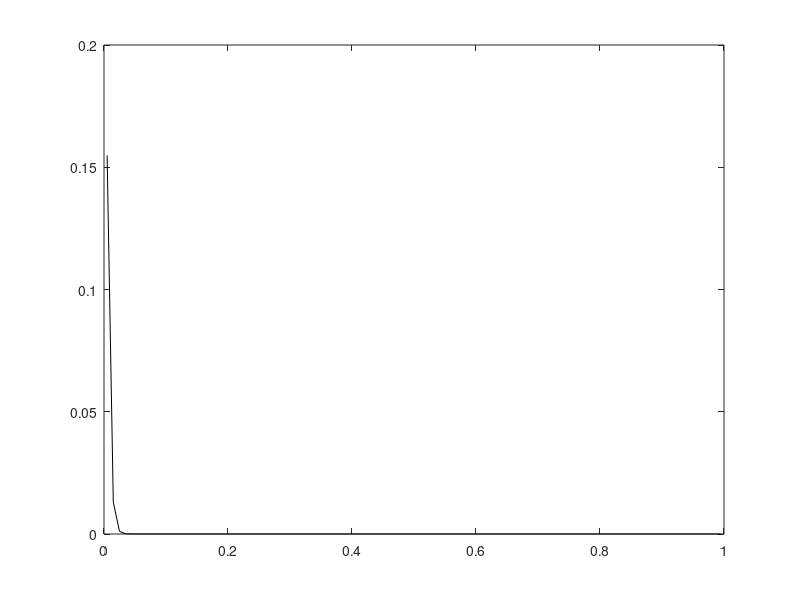

Recreate this plot in MATLAB. (Note: this script raises an error after producing the figure.)
% Avi Patel 
% 1D pressure
% 1/29/2024

L =1 ; % domain length
N = 100; % discretize the domain
dx = L/N;
x = dx/2:dx:L-dx/2;
dt = 10 ^ -5;
theta = 1; % explicit if 0, implicit if 1

% physical parameters 
% Mobilities an Transmissibility
lam = ones(N,1); % exp(10*x);
p0 = zeros(N,1);

I = eye(N);
D = (dx/dt) * I;

T = (1/dx) * spdiags([-lam 2*lam -lam],-1:1, N,N );
A = D + theta * T;
b = (D - (1 - theta)*T) * p0;

A(1,1) = (dx/dt) + theta * (3/dx);
A(1,2) = theta * (-1 / dx);
A(N,N) = (dx/dt) + theta * (1/dx);
A(N,N-1) = theta * (-1/dx);

b(1) = (dx/dt)*p0(1) - (1-theta)*((1/dx)*p0(1) + (2/dx)*p0(1) - (2/dx)*p0(1)) + (2/dx) * 1;
b(N) = (dx/dt)*p0(N) - (1-theta) * ((-1/dx)*p0(N-1) + (-1/dx) * p0(N) );


% time loop
t = 0;
tmax = 5;
count = 0;
tic;

while t < tmax

    p = A \ b;
    b = (D - (1-theta)*T)*p;
    % modify b based on B.C.
    b(1) = (dx/dt)*p(1) - (1-theta) * ((1/dx)*p(1) + (2/dx)*p(1) - (2/dx)*p(2)) + (2/dx) * 1;
    b(N) = (dx/dt)*p(N) - (1-theta) * ((-1/dx)*p(N-1) + (-1/dx) * p(N) ); 

    figure(1);
    plot(x,p,'k');
    title("1D Pressure: t=" + round(t,4));
    t = t + dt;
end
toc;